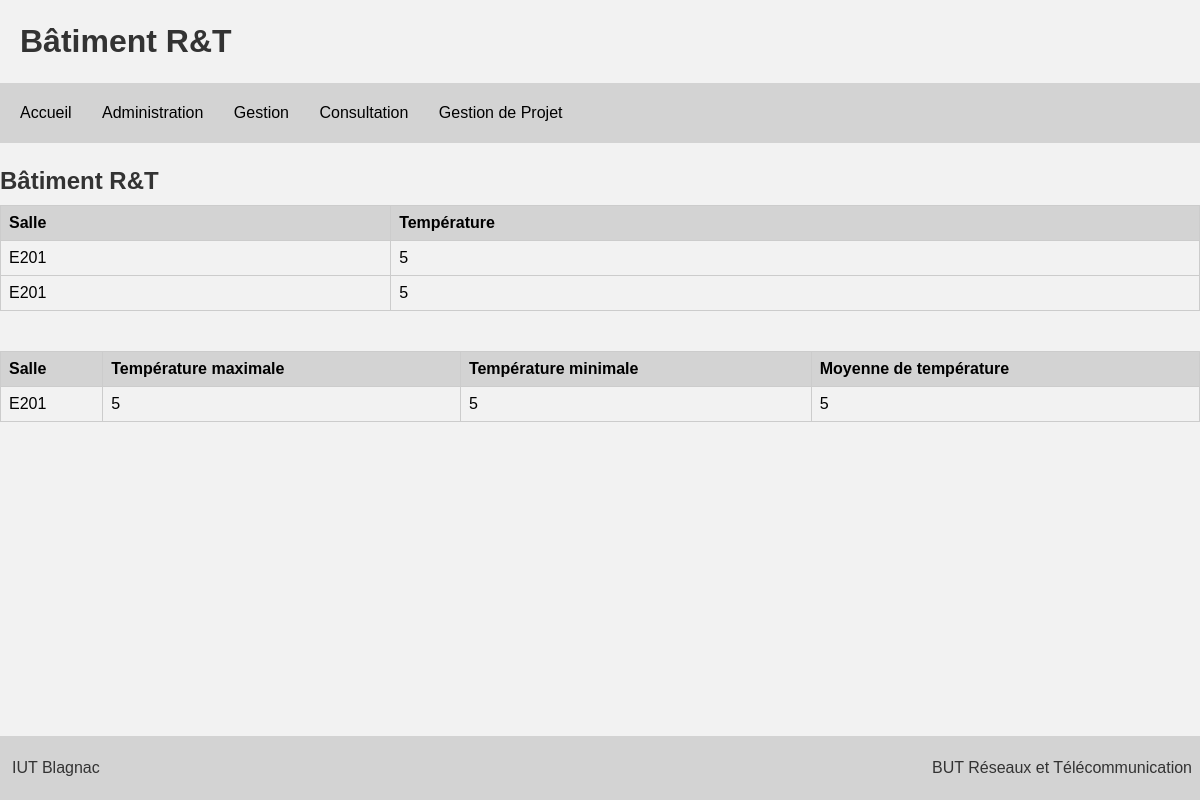
The app's page /batimentRT.php, older data.
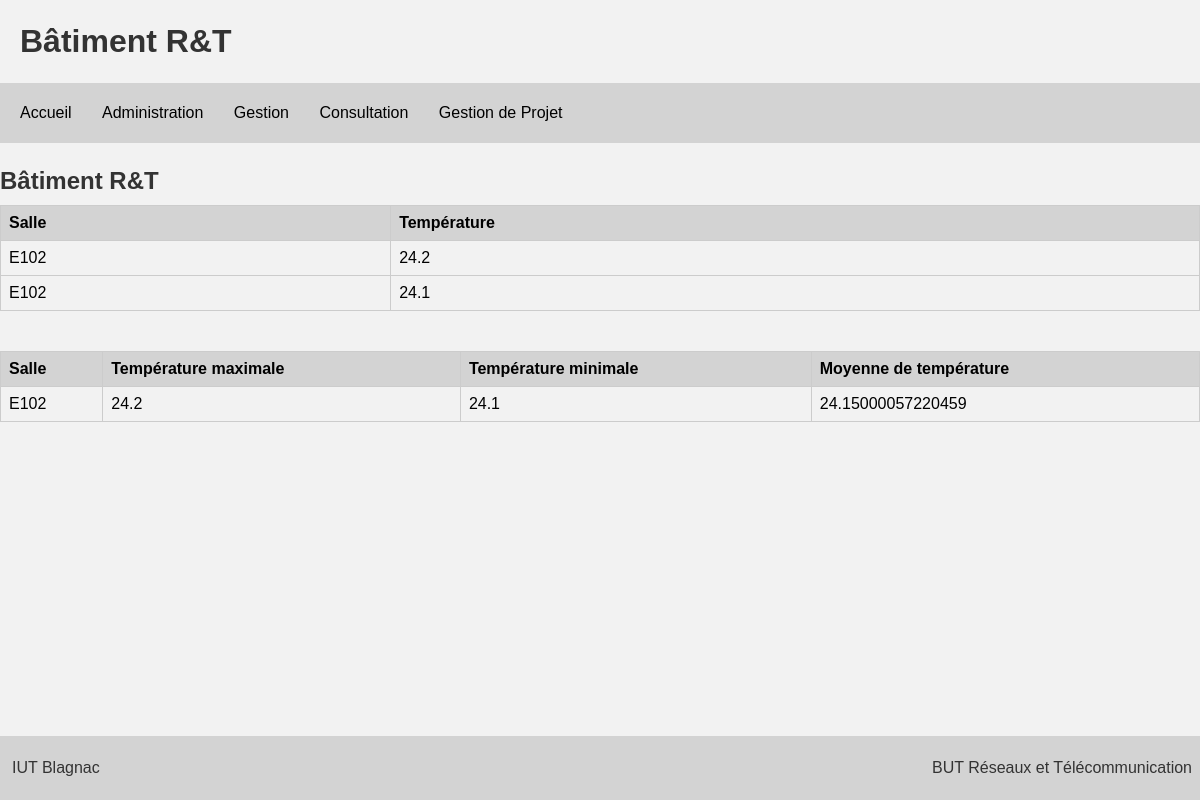
The same page, newer data.
### tables this page shows
CREATE TABLE IF NOT EXISTS `Mesure` (
`CodeMes` int(30) NOT NULL,
  `Date` datetime DEFAULT CURRENT_TIMESTAMP,
  `Horaire` timestamp NULL DEFAULT CURRENT_TIMESTAMP,
  `Valeur` float NOT NULL,
  `CodeCapt` varchar(30) NOT NULL
);

CREATE TABLE IF NOT EXISTS `Capteur` (
  `CodeCapt` varchar(30) NOT NULL,
  `Salle` varchar(20) NOT NULL,
  `Type` varchar(20) NOT NULL,
  `CodeBat` int(30) NOT NULL
);

### batimentRT.php (the view, shortened to what this page needs)
<!DOCTYPE html>
<html>
<head>
    <link rel="stylesheet" href="styles/styles.css">
</head>
<body>
    <h1>Bâtiment R&T</h1>
    <ul>
        <li><a href="index.html">Accueil</a></li>
        <li><a href="login.php">Administration</a></li>
        <li><a href="gestion.php">Gestion</a></li>
	    <li><a href="consultation.php">Consultation</a></li>
        <li><a href="gestion_de_projet.html">Gestion de Projet</a></li>
    </ul>
    <h3>Bâtiment R&T</h3>
    <table>
        <tbody>
            <tr>
                <th>Salle</th>
                <th>Température</th>
            </tr>
            <?php
            $db = mysqli_connect("localhost", "DUPONT", "22209481", "sae23") or die('Connexion impossible');
            $query_all_measures = "SELECT Mesure.*, Capteur.Salle FROM Mesure JOIN Capteur ON Mesure.CodeCapt = Capteur.CodeCapt WHERE Capteur.CodeBat = 1";
            $result_all_measures = mysqli_query($db, $query_all_measures);
            while ($measure = mysqli_fetch_assoc($result_all_measures)) {
                echo "<tr>";
                echo "<td>" . $measure['Salle'] . "</td>";
                echo "<td>" . $measure['Valeur'] . "</td>";
                echo "</tr>";
            }
            echo "</tbody></table>";
 			echo "<table><tbody>";
 		 $query_measures = "SELECT Capteur.Salle, Mesure.Valeur, MAX(Mesure.Valeur) AS ValeurMax, MIN(Mesure.Valeur) AS ValeurMin, AVG(Mesure.Valeur) AS Moyenne FROM Mesure JOIN Capteur ON Mesure.CodeCapt = Capteur.CodeCapt WHERE Capteur.CodeBat = 1 GROUP BY Capteur.CodeCapt";
            $result_measures = mysqli_query($db, $query_measures);
            echo "<table><tbody>";
            echo "<tr>";
            echo "<th>Salle</th>";
            echo "<th>Température maximale</th>";
            echo "<th>Température minimale</th>";
            echo "<th>Moyenne de température</th>";
            echo "</tr>";
            while ($measure = mysqli_fetch_assoc($result_measures)) {
                echo "<tr>";
                echo "<td>" . $measure['Salle'] . "</td>";
                echo "<td>" . $measure['ValeurMax'] . "</td>";
                echo "<td>" . $measure['ValeurMin'] . "</td>";
                echo "<td>" . $measure['Moyenne'] . "</td>";
                echo "</tr>";
            }
            echo "</tbody></table>";
            ?>
        </tbody>
    </table>
    <footer>
        <a href="https://www.iut-blagnac.fr/fr/" class="footer-left">IUT Blagnac</a>
        <a href="https://www.iut-blagnac.fr/fr/departement-rt" class="footer-right">BUT Réseaux et Télécommunication</a>
    </footer>
</body>
</html>

### Sae23/styles/styles.css (style rules this page uses)
body { font-family: Arial, sans-serif; background-color: #f2f2f2; margin: 0; padding: 0; }
h1 { color: #333; padding-left: 20px; height: 40px; line-height: 40px; }
ul { list-style-type: none; margin: 0; padding: 0; background-color: lightgrey; padding: 5px; }
li { display: inline-block; margin-right: -4px; padding: 5px; }
a { text-decoration: none; color: #000; padding: 10px ; height: 40px; line-height: 40px; }
footer { position: fixed; bottom: 0; width: 100%; background-color: lightgrey; padding: 2px; }
.footer-left { float: left; }
.footer-right { float: right; }
footer a { text-decoration: none; color: #333; }
h3 { color: #333; font-size: 24px; margin-bottom: 10px; }
table { width: 100%; border-collapse: collapse; margin-bottom: 20px; border: 1px solid #ccc; }
table th, table td { padding: 8px; text-align: left; border-bottom: 1px solid #ccc; border-right: 1px solid #ccc; }
table th { background-color: lightgrey; font-weight: bold; }
tbody tr:nth-child(even) { background-color: #f2f2f2; }
tbody tr:last-child td { border-bottom: none; }
table td:last-child { border-right: none; }

Row changes from the older to the newer data that the page shows:
removed mesure: CodeCapt.Salle "E201", Valeur "5"
removed mesure: CodeCapt.Salle "E201", Valeur "5"
added mesure: CodeCapt.Salle "E102", Valeur "24.2"
added mesure: CodeCapt.Salle "E102", Valeur "24.1"
Text that changed along with them:
new list line: "E102 24.2 24.1 24.15000057220459"
list line gone: "E201 5 5 5"
